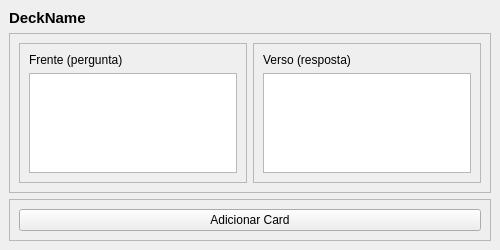
<?xml version="1.0" encoding="UTF-8"?>
<ui version="4.0">
 <class>addCardsWindow</class>
 <widget class="QMainWindow" name="addCardsWindow">
  <property name="windowModality">
   <enum>Qt::WindowModal</enum>
  </property>
  <property name="geometry">
   <rect>
    <x>0</x>
    <y>0</y>
    <width>500</width>
    <height>250</height>
   </rect>
  </property>
  <property name="windowTitle">
   <string>addCardsWindow</string>
  </property>
  <property name="autoFillBackground">
   <bool>false</bool>
  </property>
  <property name="tabShape">
   <enum>QTabWidget::Rounded</enum>
  </property>
  <widget class="QWidget" name="centralwidget">
   <layout class="QVBoxLayout" name="verticalLayout_3">
    <item>
     <widget class="QLabel" name="lblDeckName">
      <property name="font">
       <font>
        <pointsize>-1</pointsize>
        <italic>false</italic>
        <bold>true</bold>
       </font>
      </property>
      <property name="styleSheet">
       <string notr="true">font: bold 15px;</string>
      </property>
      <property name="text">
       <string>DeckName</string>
      </property>
     </widget>
    </item>
    <item>
     <widget class="QFrame" name="frame_3">
      <property name="frameShape">
       <enum>QFrame::StyledPanel</enum>
      </property>
      <property name="frameShadow">
       <enum>QFrame::Raised</enum>
      </property>
      <layout class="QHBoxLayout" name="horizontalLayout">
       <item>
        <widget class="QFrame" name="frame">
         <property name="frameShape">
          <enum>QFrame::StyledPanel</enum>
         </property>
         <property name="frameShadow">
          <enum>QFrame::Raised</enum>
         </property>
         <layout class="QVBoxLayout" name="verticalLayout">
          <item>
           <widget class="QLabel" name="label">
            <property name="text">
             <string>Frente (pergunta)</string>
            </property>
           </widget>
          </item>
          <item>
           <widget class="QPlainTextEdit" name="plainTextEditFront"/>
          </item>
         </layout>
        </widget>
       </item>
       <item>
        <widget class="QFrame" name="frame_2">
         <property name="frameShape">
          <enum>QFrame::StyledPanel</enum>
         </property>
         <property name="frameShadow">
          <enum>QFrame::Raised</enum>
         </property>
         <layout class="QVBoxLayout" name="verticalLayout_2">
          <item>
           <widget class="QLabel" name="label_2">
            <property name="text">
             <string>Verso (resposta)</string>
            </property>
           </widget>
          </item>
          <item>
           <widget class="QPlainTextEdit" name="plainTextEditVerse"/>
          </item>
         </layout>
        </widget>
       </item>
      </layout>
     </widget>
    </item>
    <item>
     <widget class="QFrame" name="frame_4">
      <property name="frameShape">
       <enum>QFrame::StyledPanel</enum>
      </property>
      <property name="frameShadow">
       <enum>QFrame::Raised</enum>
      </property>
      <layout class="QHBoxLayout" name="horizontalLayout_2">
       <item>
        <widget class="QPushButton" name="btnAddCardInDeck">
         <property name="text">
          <string>Adicionar Card</string>
         </property>
        </widget>
       </item>
      </layout>
     </widget>
    </item>
   </layout>
  </widget>
 </widget>
 <resources/>
 <connections/>
</ui>
